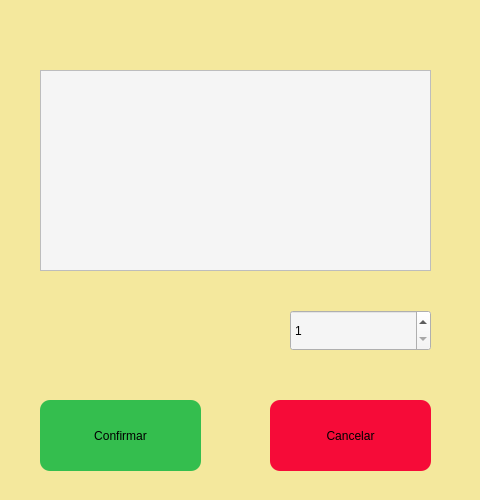
<?xml version="1.0" encoding="UTF-8"?>
<ui version="4.0">
 <class>notesWindow</class>
 <widget class="QMainWindow" name="notesWindow">
  <property name="geometry">
   <rect>
    <x>0</x>
    <y>0</y>
    <width>480</width>
    <height>500</height>
   </rect>
  </property>
  <property name="minimumSize">
   <size>
    <width>480</width>
    <height>500</height>
   </size>
  </property>
  <property name="maximumSize">
   <size>
    <width>480</width>
    <height>500</height>
   </size>
  </property>
  <property name="windowTitle">
   <string>Adicionar Lembrete</string>
  </property>
  <property name="styleSheet">
   <string notr="true">background-color: rgb(244, 232, 157);</string>
  </property>
  <widget class="QWidget" name="centralwidget">
   <widget class="QLabel" name="label">
    <property name="geometry">
     <rect>
      <x>90</x>
      <y>20</y>
      <width>271</width>
      <height>31</height>
     </rect>
    </property>
    <property name="text">
     <string/>
    </property>
    <property name="pixmap">
     <pixmap>conteúdo.png</pixmap>
    </property>
    <property name="scaledContents">
     <bool>true</bool>
    </property>
   </widget>
   <widget class="QLabel" name="label_2">
    <property name="geometry">
     <rect>
      <x>40</x>
      <y>310</y>
      <width>211</width>
      <height>41</height>
     </rect>
    </property>
    <property name="text">
     <string/>
    </property>
    <property name="pixmap">
     <pixmap>../Downloads/image-removebg-preview (1).png</pixmap>
    </property>
    <property name="scaledContents">
     <bool>true</bool>
    </property>
   </widget>
   <widget class="QPushButton" name="confirmButton">
    <property name="geometry">
     <rect>
      <x>40</x>
      <y>400</y>
      <width>161</width>
      <height>71</height>
     </rect>
    </property>
    <property name="styleSheet">
     <string notr="true">QPushButton{
	border-radius:10px;
	background-color: rgb(52, 190, 78);

}

QPushButton:hover{
	background-color: rgb(54, 215, 96);
}
</string>
    </property>
    <property name="text">
     <string>Confirmar</string>
    </property>
   </widget>
   <widget class="QTextEdit" name="textEdit">
    <property name="geometry">
     <rect>
      <x>40</x>
      <y>70</y>
      <width>391</width>
      <height>201</height>
     </rect>
    </property>
    <property name="styleSheet">
     <string notr="true">background-color: rgb(245, 245, 245);
font: 18pt &quot;MS Shell Dlg 2&quot;;</string>
    </property>
   </widget>
   <widget class="QPushButton" name="cancelButton">
    <property name="geometry">
     <rect>
      <x>270</x>
      <y>400</y>
      <width>161</width>
      <height>71</height>
     </rect>
    </property>
    <property name="styleSheet">
     <string notr="true">QPushButton{
	border-radius:10px;
	background-color: rgb(246, 11, 56);

}

QPushButton:hover{
	background-color: rgb(250, 43, 59);
}
</string>
    </property>
    <property name="text">
     <string>Cancelar</string>
    </property>
   </widget>
   <widget class="QSpinBox" name="dateNumbers">
    <property name="geometry">
     <rect>
      <x>290</x>
      <y>310</y>
      <width>141</width>
      <height>41</height>
     </rect>
    </property>
    <property name="styleSheet">
     <string notr="true">background-color: rgb(245, 245, 245);
font: 18pt &quot;MS Shell Dlg 2&quot;;</string>
    </property>
    <property name="minimum">
     <number>1</number>
    </property>
    <property name="maximum">
     <number>30</number>
    </property>
   </widget>
   <widget class="QLabel" name="label_3">
    <property name="geometry">
     <rect>
      <x>350</x>
      <y>10</y>
      <width>41</width>
      <height>41</height>
     </rect>
    </property>
    <property name="text">
     <string/>
    </property>
    <property name="pixmap">
     <pixmap>../Downloads/7830644_pencil_icon.png</pixmap>
    </property>
    <property name="scaledContents">
     <bool>true</bool>
    </property>
   </widget>
  </widget>
 </widget>
 <resources/>
 <connections>
  <connection>
   <sender>cancelButton</sender>
   <signal>clicked()</signal>
   <receiver>notesWindow</receiver>
   <slot>close()</slot>
   <hints>
    <hint type="sourcelabel">
     <x>350</x>
     <y>435</y>
    </hint>
    <hint type="destinationlabel">
     <x>239</x>
     <y>249</y>
    </hint>
   </hints>
  </connection>
 </connections>
</ui>
